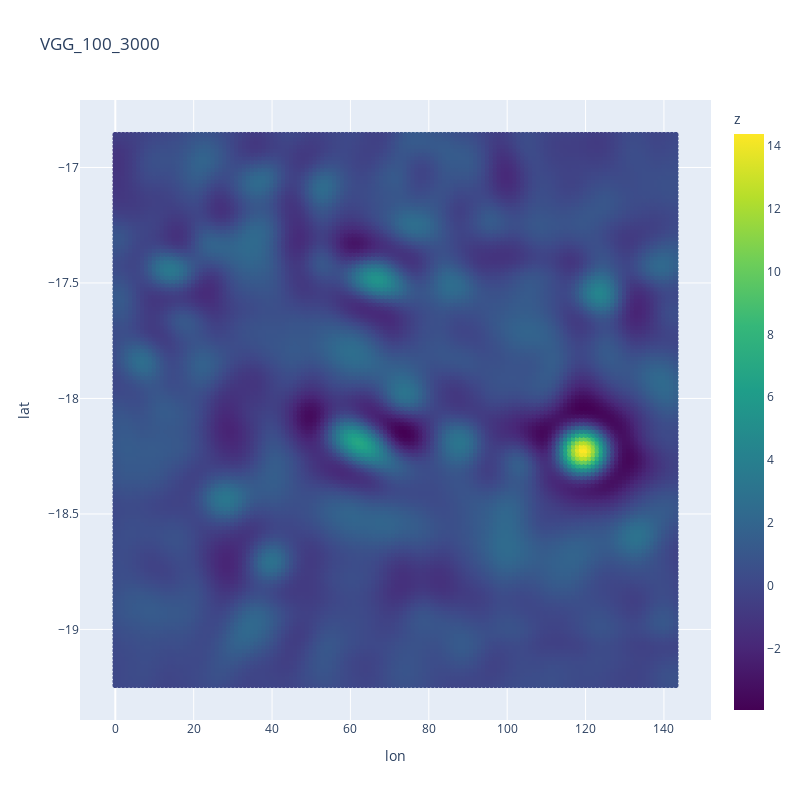

The notebook cell saved with this chart:
### Code cell
SeamountHelp.plot_xarr(convolutions["VGG_100_3000"], name="VGG_100_3000").update_coloraxes(colorscale='Viridis')

### Figure 1 — Plotly figure (JSON) as saved in the notebook; plotly's stock layout.template omitted (floating-point values rounded to 4 significant figures; data arrays with more than 128 entries replaced by an {"elided": "..."} marker saying what was removed)
{"data": [{"hovertemplate": "lon=%{x}<br>lat=%{y}<br>z=%{marker.color}<extra></extra>", "legendgroup": "", "marker": {"color": {"elided": "20736 float values"}, "coloraxis": "coloraxis", "symbol": "circle"}, "mode": "markers", "name": "", "showlegend": false, "type": "scattergl", "x": {"elided": "20736 int values"}, "xaxis": "x", "y": {"elided": "20736 float values"}, "yaxis": "y"}], "layout": {"coloraxis": {"colorbar": {"title": {"text": "z"}}, "colorscale": [[0, "#440154"], [0.1111, "#482878"], [0.2222, "#3e4989"], [0.3333, "#31688e"], [0.4444, "#26828e"], [0.5556, "#1f9e89"], [0.6667, "#35b779"], [0.7778, "#6ece58"], [0.8889, "#b5de2b"], [1, "#fde725"]]}, "height": 800, "legend": {"tracegroupgap": 0}, "title": {"text": "VGG_100_3000"}, "width": 800, "xaxis": {"anchor": "y", "autorange": true, "domain": [0, 1], "title": {"text": "lon"}, "type": "linear"}, "yaxis": {"anchor": "x", "autorange": true, "domain": [0, 1], "title": {"text": "lat"}, "type": "linear"}}}
